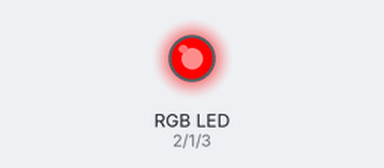
Bench run of a sketch on a simulated Arduino Uno, built with avr-gcc and run on an emulated ATmega328P. On the bench: an RGB LED mixed from three pins (HIGH = lit).

Above: at 0.2 s.
At 1.2 s:
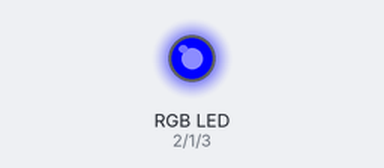
At 2.7 s:
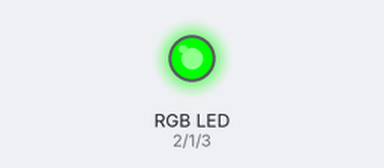
At 3.7 s:
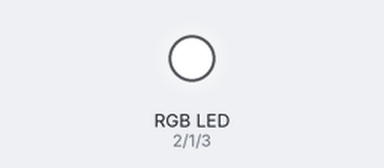
Timing chart, 0 to 4.6 s (numbered marks = the images above):
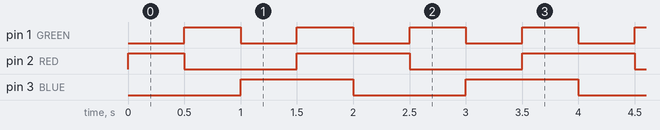

Measured:
- by itself, pin 1 (GREEN): alternates HIGH for 0.50 s and LOW for 0.50 s
- by itself, pin 2 (RED): repeats every 2.0 s: LOW 1.0 s, HIGH 1.0 s
- by itself, pin 3 (BLUE): alternates HIGH for 1.0 s and LOW for 1.0 s

The sketch:

RGB_LIGHT_CHASER_4.ino
```cpp
//USe a single RGB LED and make it blink red, green, blue and white repeatedly. Main theme is digitalWrite.
int RED = 2; //Identify a variabe for the RED led attached to pin 3
int GREEN = 1; //Indentify a variable for the green led attached to pin 2
int BLUE = 3; //idnetify a variale for the Blue Led attached to pin 1
void setup() {
  // put your setup code here, to run once:
pinMode (RED, OUTPUT); // Identify each LED as an output
pinMode(BLUE, OUTPUT); //Identify as output
pinMode(GREEN, OUTPUT); //Identify as output
}
void loop() {
 digitalWrite(RED, HIGH); //TURN on red
delay(500); //keep on for 5mS
digitalWrite(RED, LOW); //TURN off red
digitalWrite(GREEN, HIGH);//turn on green
delay(500);//keep on for 5mS
digitalWrite(GREEN, LOW); //TUrn off green
digitalWrite(BLUE, HIGH); //Turn on blue
delay(500); //keep on for 5mS
digitalWrite(BLUE, LOW); //turn off blue

digitalWrite(RED, HIGH); //turn on blue, red and green at the same time. This is how we achieve the collour white
 digitalWrite(GREEN, HIGH);
 digitalWrite(BLUE, HIGH);
 delay(500); //keep on for 5mS
 digitalWrite(RED, LOW); //Turn off blue, red and green at the same time. This is how we achieve the colour white.
 digitalWrite(GREEN, LOW);
 digitalWrite(BLUE, LOW);
}
```
